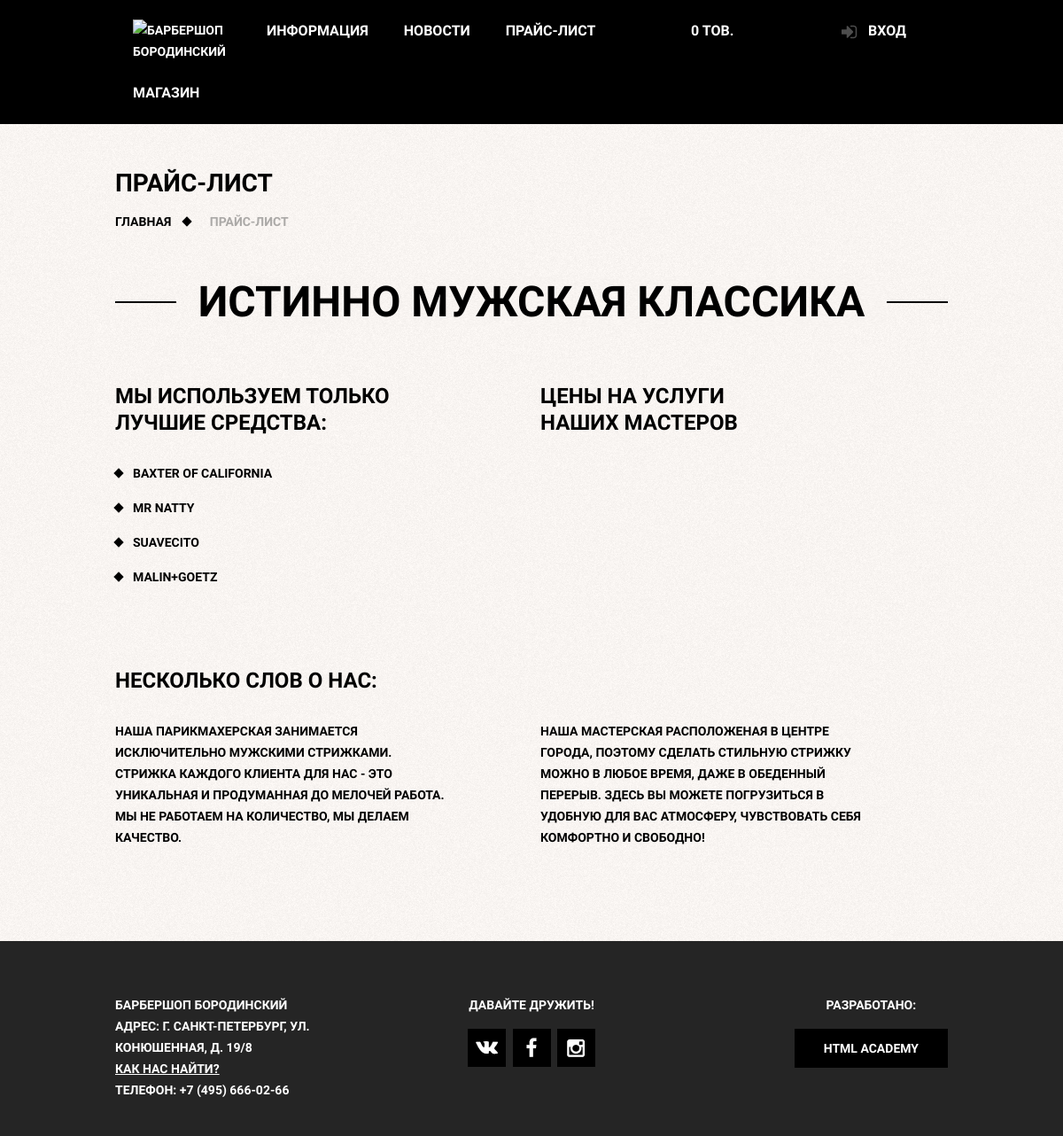
/price/, run on an earlier commit of the app's database.
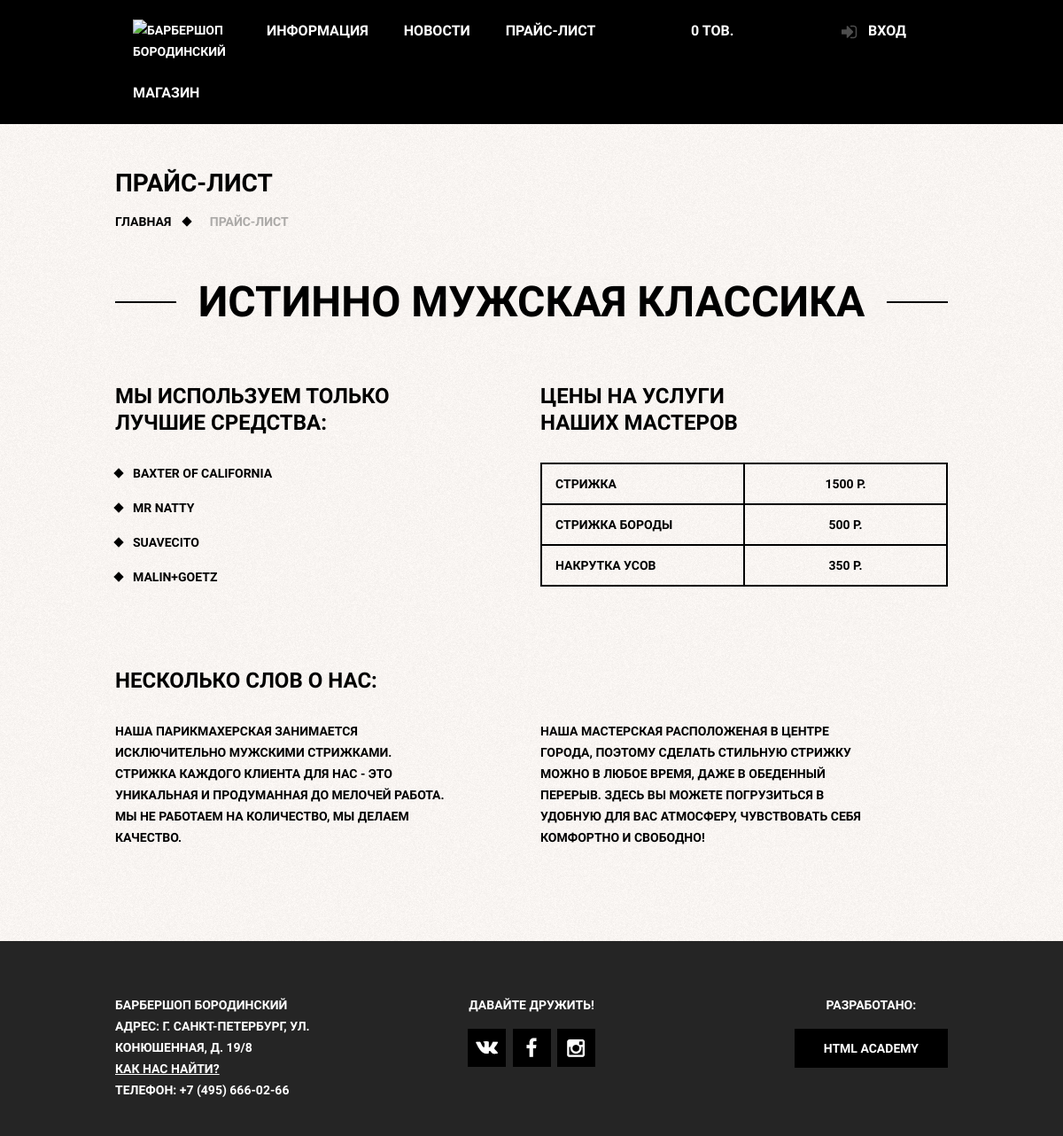
And on a later commit of the database.
### barber_app/models.py (models this page shows)
class Price(models.Model):
	service_name = models.CharField(max_length=30)
	price = models.DecimalField(max_digits=5, decimal_places=0)

### barber_app/views.py (the view)
# urls.py: path('price/', price_page, name='price_page_url'),
def price_page(request):
	services = Price.objects.all()
	return render(request, 'barber_app/price.html', {'services': services})

### barber_app/cart.py (called while the page is built)
	def __len__(self):
		return sum(item['quantity'] for item in self.cart.values())

### barber_app/context_processors.py (called while the page is built)
def cart(request):
	return {'cart': Cart(request)}

def loginform(request):
	return {'form': LoginForm}

### barber_app/templates/barber_app/price.html (shortened to what this page needs)
{% extends 'barber_app/barber_base.html' %}
{% load static %}
{% block bodyclass%}
	class="inner-page"
{% endblock %}
{% block content %}
    <h1 class="inner-page-title">
        Прайс-лист
    </h1>
    <ul class="breadcrumbs">
        <li><a href="{% url 'main_page_url' %}">Главная</a></li>
        <li class="current">Прайс-лист</li>
    </ul>
    <div class="inner-content">
        <div class="big-heading">
            <h2>Истинно мужская классика</h2>
        </div>
        <div class="inner-columns clearfix">
            <div class="inner-columns-left">
            <h2>Мы используем только<br>лучшие средства:</h2>
            <ul class="custom-list-1">
                <li>Baxter of California</li>
                <li>Mr Natty</li>
                <li>Suavecito</li>
                <li>Malin+Goetz</li>
            </ul>
            </div>
            <div class="inner-columns-right">
            <h2>Цены на услуги<br>наших мастеров</h2>
            <table class="prices-table">
				{% for service in services %}
				<tr>
                    <td>{{ service.service_name }}</td>
                    <td>{{ service.price }} р.</td>
                </tr>
				{% endfor %}
            </table>
            </div>
        </div>
        <div class="inner-columns clearfix">
            <h2>Несколько слов о нас:</h2>
            <div class="inner-columns-left">
            <p class="short-text">Наша парикмахерская занимается исключительно мужскими
                стрижками. Стрижка каждого клиента для нас - это уникальная
                и продуманная до мелочей работа. Мы не работаем на количество,
                мы делаем качество.
            </p>
            </div>
            <div class="inner-columns-right">
            <p class="short-text">Наша мастерская расположеная в центре города, поэтому
                сделать стильную стрижку можно в любое время, даже в
                обеденный перерыв. Здесь вы можете погрузиться в удобную
                для вас атмосферу, чувствовать себя комфортно и свободно!
            </p>
            </div>
        </div>
    </div>
{% endblock %}

### barber_app/templates/barber_app/barber_base.html (shortened to what this page needs)
{% load static %}
<!DOCTYPE html>
<html lang="ru">
 <head>
	<link rel="stylesheet" href="{% static 'css/normalize.css' %}">
	<link rel="stylesheet" href="{% static 'css/style.css' %}">
 </head>
<body
	{% block bodyclass %}
	{% endblock %}
>
	{% include 'include/header.html' %}
	<main class="container">
		{% block content %}
		{% endblock %}
	</main>
	{% include 'include/footer.html' %}
</body>
</html>

### barber_app/templates/include/header.html
{% load static %}
<header class="main-header">
    <div class="container clearfix">
        <nav class="main-navigation">
			{% with request.resolver_match.url_name as url_name %}
				{% if url_name != 'main_page_url' %}
					<a class="logo-inner" href="{% url 'main_page_url' %}">
					<img src="{% static 'images/inner-logo.png' %}" width="111"
					height="24" alt="Барбершоп Бородинский">
					</a>
				{% endif %}
			{% endwith %}
			<ul>
				<li class="{% if url_name == 'main_page_url' %}active{% endif %}"><a href="{% url 'main_page_url' %}">Информация</a></li>
				<li class="{% if url_name == 'news_page_url' %}active{% endif %}"><a href="{% url 'all_news_url' %}">Новости</a></li>
				<li class="{% if url_name == 'price_page_url' %}active{% endif %}"><a href="{% url 'price_page_url' %}">Прайс-лист</a></li>
				<li class="{% if url_name == 'shop_page_url' %}active{% endif %}"><a href="{% url 'shop_page_url' %}">Магазин</a></li>
			</ul>
        </nav>
		<div class="cart-block">
			{% with total_items=cart|length %}
				{% if cart|length > 0 %}
					<a class="login2" href="{% url 'cart_detail' %}">
						{{ total_items }} шт-{{ cart.get_total_price }} р.
					</a>
				{% else %}
					<span class="login2" href="#">0 тов.</span>
				{% endif %}
			{% endwith %}
		</div>
        <div class="user-block">
            {% if request.user.is_authenticated %}
				<a class="login2" href="{% url 'dashboard' %}">Кабинет</a>
			{% else %}
				<a class="login" href="{% url 'login' %}">Вход</a>
			{% endif %}
        </div>
    </div>
</header>

### barber_app/templates/include/messages.html (shortened to what this page needs)
{% load static %}

### barber_app/templates/include/footer.html
{% load static %}
<footer class="main-footer">
    <div class="container clearfix">
        <section class="footer-contacts">
            Барбершоп Бородинский<br>
            Адрес: г. Санкт-Петербург, ул. Конюшенная, д. 19/8<br>
            <a href="#">Как нас найти?</a><br>
            Телефон: +7 (495) 666-02-66
        </section>
        <section class="footer-social">
            <p>Давайте дружить!</p>
            <a class="social-btn social-btn-vk" href="#">Вконтакте</a>
            <a class="social-btn social-btn-fb" href="#">Фейсбук</a>
            <a class="social-btn social-btn-inst" href="#">Инстаграм</a>
        </section>
        <section class="footer-copyright">
            <p>Разработано:</p>
            <a class="btn" href="https://htmlacademy.ru">HTML Academy</a>
        </section>
    </div>
</footer>

### barber_app/templates/include/modal_content.html (shortened to what this page needs)
{% load static %}

What changed in the data, as far as the page shows it:
added Price: service_name "СТРИЖКА", price "1500"
added Price: service_name "СТРИЖКА БОРОДЫ", price "500"
added Price: service_name "НАКРУТКА УСОВ", price "350"
